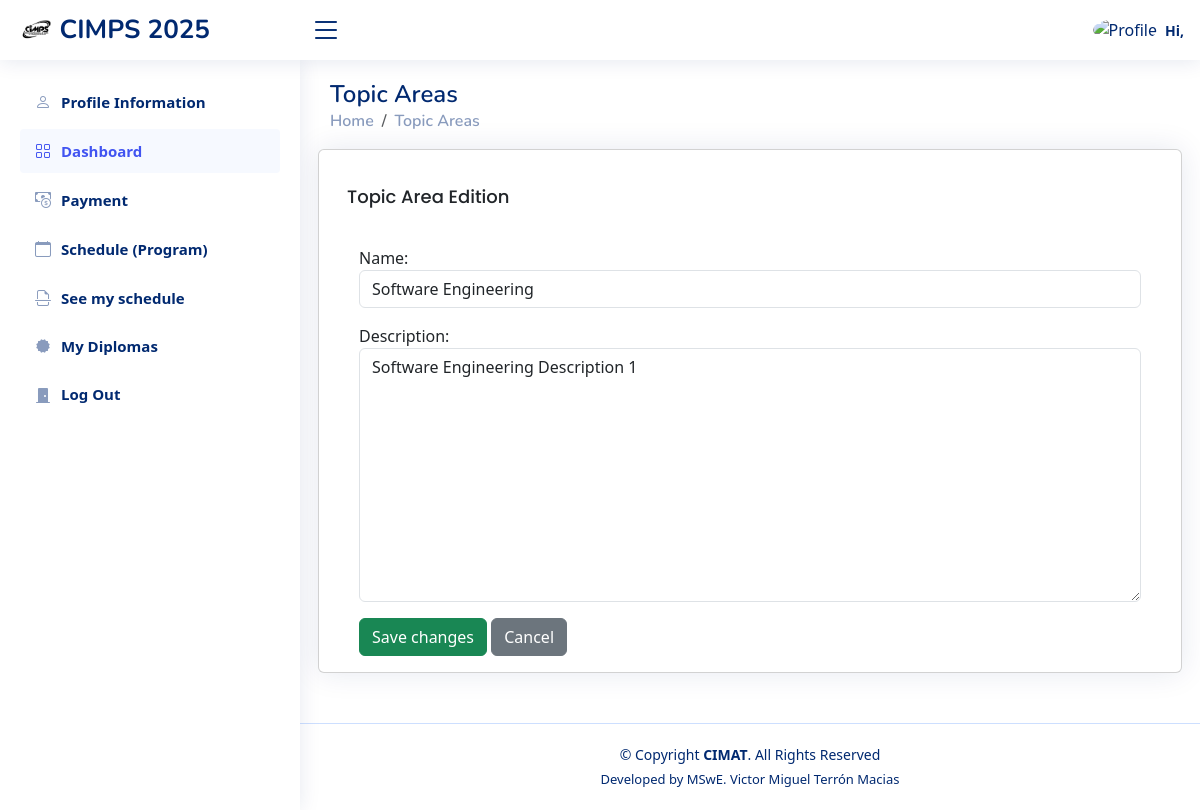
/topicsAreaEdit/2/ (signed in), run on the app's committed database.
### mainApplication/models.py (models this page shows, shortened)
class TopicArea(models.Model):
    name = models.CharField(max_length=100, unique=True)
    description = models.TextField(blank=True, null=True)

### mainApplication/views.py (the view)
# urls.py: path('topicsAreaEdit/<int:pk>/', views.editTopic, name='topicsAreaEdit'),  # Editar TopicArea
@superuser_required
def editTopic(request,pk):
    topic = get_object_or_404(TopicArea, id=pk)
    if request.method == 'POST':
        form = TopicAreaForm(request.POST, instance=topic)
        if form.is_valid():
            form.save()
            return redirect('topicsArea')
    else:
        form = TopicAreaForm(instance=topic)
    context = {
        'form': form
    }
    return render(request, 'editTopic.html', context)

### mainApplication/forms.py
class TopicAreaForm(forms.ModelForm):
    class Meta:
        model = TopicArea
        fields = ['name','description']
        widgets = {
            'name': forms.TextInput(attrs={'class': 'form-control'}),
            'description': forms.Textarea(attrs={'class': 'form-control', 'placeholder': 'Descripción'}),
        }

### mainApplication/templates/editTopic.html (shortened to what this page needs)
{% load static %}{% load socialaccount %}
<!DOCTYPE html>
<html lang="en">
<head>
  <link href="{% static 'assets/vendor/bootstrap/css/bootstrap.min.css'%}" rel="stylesheet">
  <link href="{% static 'assets/vendor/bootstrap-icons/bootstrap-icons.css'%}" rel="stylesheet">
  <link href="{% static 'assets/vendor/boxicons/css/boxicons.min.css'%}" rel="stylesheet">
  <link href="{% static 'assets/vendor/quill/quill.snow.css'%}" rel="stylesheet">
  <link href="{% static 'assets/vendor/quill/quill.bubble.css'%}" rel="stylesheet">
  <link href="{% static 'assets/vendor/remixicon/remixicon.css'%}" rel="stylesheet">
  <link href="{% static 'assets/vendor/simple-datatables/style.css'%}" rel="stylesheet">
  <link href="{% static 'assets/css/style.css'%}" rel="stylesheet">
<link href="https://cdn.jsdelivr.net/npm/bootstrap@5.3.0/dist/css/bootstrap.min.css" rel="stylesheet">
<link href="https://cdn.jsdelivr.net/npm/bootstrap@5.3.0/dist/css/bootstrap.min.css" rel="stylesheet">
</head>
<body>
  <header id="header" class="header fixed-top d-flex align-items-center">
    <div class="d-flex align-items-center justify-content-between">
      <a href="{{request.scheme}}://{{ request.get_host }}/dashboard/" style="text-decoration: none;" class="logo d-flex align-items-center">
        <img src="{% static 'images/black_logo.png' %}" alt="">
        <span class="d-none d-lg-block">CIMPS {% now 'Y' %}</span>
      </a>
      <i class="bi bi-list toggle-sidebar-btn"></i>
    </div>
    <nav class="header-nav ms-auto">
      <ul class="d-flex align-items-center">
        <li class="nav-item dropdown pe-3">
          <a class="nav-link nav-profile d-flex align-items-center pe-0" href="#" data-bs-toggle="dropdown">
            <img src="{{ user.socialaccount_set.all.0.get_avatar_url }}" alt="Profile" class="rounded-circle">
            <span class="d-none d-md-block  ps-2">Hi, {{ user.socialaccount_set.all.0.extra_data.name }}</span>
          </a>
        </li>
      </ul>
    </nav>
  </header>
    <aside id="sidebar" class="sidebar">
      <ul class="sidebar-nav" id="sidebar-nav">
        <li class="nav-item">
          <a class="nav-link collapsed" href="{% url 'complete_profile'%}">
            <i class="bi bi-person"></i>
            <span>Profile Information</span>
          </a>
        </li>
          <a class="nav-link " href="{% url 'dashboard' %}">
            <i class="bi bi-grid"></i>
            <span>Dashboard</span>
          </a>
        <a class="nav-link collapsed" href="{% url 'payment' %}">
            <i class="bi bi-cash-coin"></i>
            <span>Payment</span>
          </a>
      <a class="nav-link collapsed" href="{% url 'schedule' %}">
        <i class="bi bi-calendar"></i>
        <span>Schedule (Program)</span>
      </a>
      <a class="nav-link collapsed" href="{% url 'seeMySchedule' %}">
        <i class="bi bi-file-earmark-break"></i>
        <span>See my schedule</span>
      </a>
          <a class="nav-link collapsed" href="{% url 'seeMyDiplomas' %}">
            <i class="bx bxs-certification"></i>
            <span>My Diplomas</span>
          </a>
          <a class="nav-link collapsed" href="{% url 'account_logout' %}">
            <i class="bi bi-door-closed-fill"></i>
            <span>Log Out</span>
          </a>
      </ul>
    </aside>
  <main id="main" class="main">
    <div class="pagetitle">
      <h1>Topic Areas</h1>
      <nav>
        <ol class="breadcrumb">
          <li class="breadcrumb-item"><a href="#" style="text-decoration: none;">Home</a></li>
          <li class="breadcrumb-item active"><a href="#" style="text-decoration: none;">Topic Areas</a></li>
        </ol>
      </nav>
    </div>
    <section class="section dashboard">
      <div class="row">
        <div class="col-lg-12">
          <div class="row">
            <div class="card">
              <div class="card-body">
                <h5 class="card-title">Topic Area Edition</h5>
                <div class="container mt-4">
                    <form method="post">
                        {{ form.as_p }}
                        <button type="submit" class="btn btn-success">Save changes</button>
                        <a href="{% url 'topicsArea' %}" class="btn btn-secondary">Cancel</a>
                    </form>
                </div>
              </div>
            </div>
        </div>
      </div>
    </section>
  </main>
  <footer id="footer" class="footer">
    <div class="copyright">
      &copy; Copyright <strong><span>CIMAT</span></strong>. All Rights Reserved
    </div>
    <div class="credits">
      Developed by MSwE. Victor Miguel Terrón Macias
    </div>
  </footer>
</body>
</html>

### mainApplication/static/assets/css/style.css (style rules this page uses)
:root { scroll-behavior: smooth; }
body { font-family: "Open Sans", sans-serif; background: #f6f9ff; color: #444444; }
a { color: #4154f1; text-decoration: none; }
h1, h2, h3, h4, h5, h6 { font-family: "Nunito", sans-serif; }
#main { margin-top: 60px; padding: 20px 30px; transition: all 0.3s; }
.pagetitle { margin-bottom: 10px; }
.pagetitle h1 { font-size: 24px; margin-bottom: 0; font-weight: 600; color: #012970; }
.card { margin-bottom: 30px; border: none; border-radius: 5px; box-shadow: 0px 0 30px rgba(1, 41, 112, 0.1); }
.card-title { padding: 20px 0 15px 0; font-size: 18px; font-weight: 500; color: #012970; font-family: "Poppins", sans-serif; }
.card-body { padding: 0 20px 20px 20px; }
.breadcrumb { font-size: 14px; font-family: "Nunito", sans-serif; color: #899bbd; font-weight: 600; }
.breadcrumb a { color: #899bbd; transition: 0.3s; }
.breadcrumb .breadcrumb-item::before { color: #899bbd; }
.breadcrumb .active { color: #51678f; font-weight: 600; }
.logo { line-height: 1; }
@media (min-width: 1200px) { .logo { width: 280px; } }
.logo img { max-height: 26px; margin-right: 6px; }
.logo span { font-size: 26px; font-weight: 700; color: #012970; font-family: "Nunito", sans-serif; }
.header { transition: all 0.5s; z-index: 997; height: 60px; box-shadow: 0px 2px 20px rgba(1, 41, 112, 0.1); background-color: #fff; padding-left: 20px; }
.header .toggle-sidebar-btn { font-size: 32px; padding-left: 10px; cursor: pointer; color: #012970; }
.header-nav ul { list-style: none; }
.header-nav>ul { margin: 0; padding: 0; }
.header-nav .nav-profile { color: #012970; }
.header-nav .nav-profile img { max-height: 36px; }
.header-nav .nav-profile span { font-size: 14px; font-weight: 600; }
.sidebar { position: fixed; top: 60px; left: 0; bottom: 0; width: 300px; z-index: 996; transition: all 0.3s; padding: 20px; overflow-y: auto; scrollbar-width: thin; scrollbar-color: #aab7cf transparent; box-shadow: 0px 0px 20px rgba(1, 41, 112, 0.1); background-color: #fff; }
@media (min-width: 1200px) { #main, #footer { margin-left: 300px; } }
.sidebar-nav { padding: 0; margin: 0; list-style: none; }
.sidebar-nav li { padding: 0; margin: 0; list-style: none; }
.sidebar-nav .nav-item { margin-bottom: 5px; }
.sidebar-nav .nav-link { display: flex; align-items: center; font-size: 15px; font-weight: 600; color: #4154f1; transition: 0.3; background: #f6f9ff; padding: 10px 15px; border-radius: 4px; }
.sidebar-nav .nav-link i { font-size: 16px; margin-right: 10px; color: #4154f1; }
.sidebar-nav .nav-link.collapsed { color: #012970; background: #fff; }
.sidebar-nav .nav-link.collapsed i { color: #899bbd; }
.footer { padding: 20px 0; font-size: 14px; transition: all 0.3s; border-top: 1px solid #cddfff; }
.footer .copyright { text-align: center; color: #012970; }
.footer .credits { padding-top: 5px; text-align: center; font-size: 13px; color: #012970; }

### data on the page
TopicArea: name "Software Engineering", description "Software Engineering Description 1"
